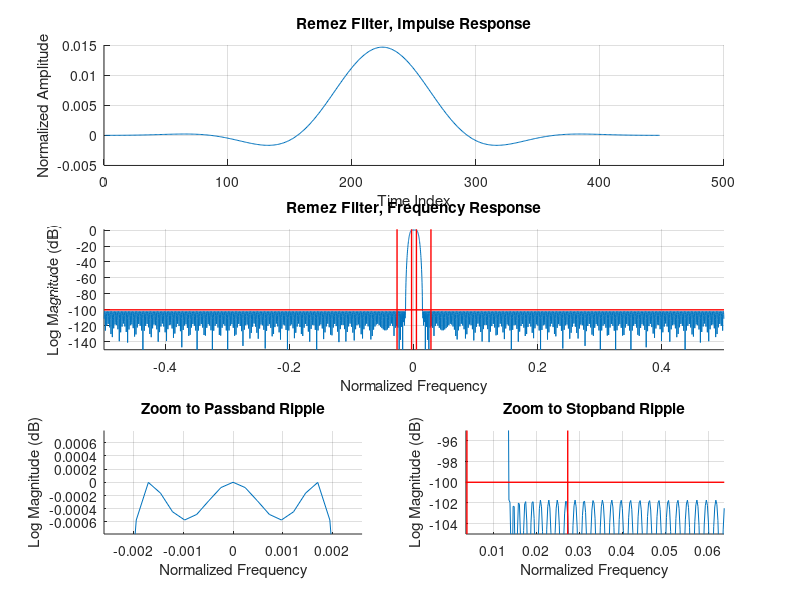
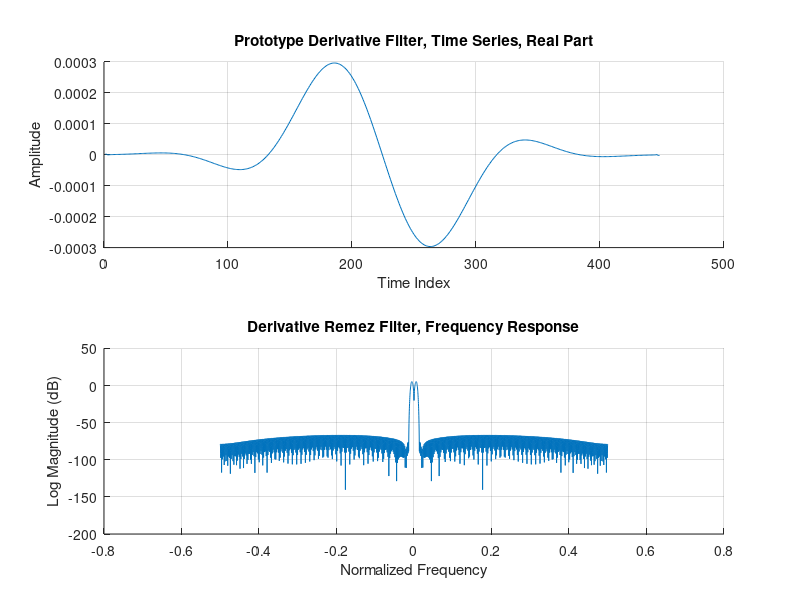
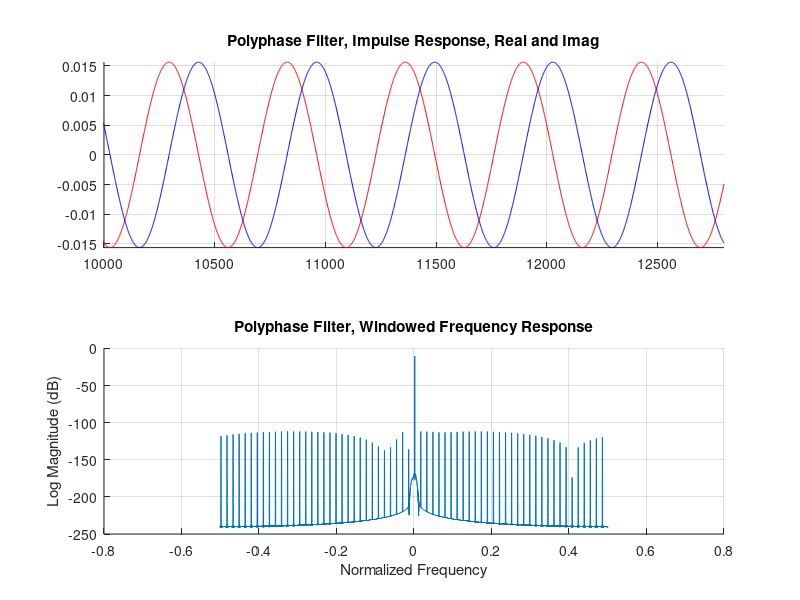

These figures' MATLAB source, in order:
% Joshua Emele <jemele@acm.org>
% WES265, Final, Problem 3

% clean up environment before starting
clear all;
close all;

% filter design parameters
% passband peak-to-peak ripple (dB)
rp = .1
% stopband attenuation (dB)
rs = 100
% convert from dB to volt
dev = [(10^(rp/20)-1)/(10^(rp/20)+1)  10^(-rs/20)];
% the transition and stop band, in kHz
f = [2.5 17.5]
a = [1 0]
% the sample rate, in kHz
fs = 1280
bins = 4096

% Estimate the filter order using firpmord and the Harris approximation.
% Use the the worst-case value and generate the filter.
% We ignore the (large) w value created, and use our own empirically derived
% value.
[n,fo,ao,w]=firpmord(f,a,dev,fs)
n = max(ceil((fs/(f(2)-f(1)))*(rs/22)),n)
h = firpm(447,fo,ao,[1 4]);
%h = h/max(h);

% 3a. Show the time series and spectrum of the prototype filter. Show the
% filter specifications on the spectrum.
figure(1);
subplot(3,2,1:2);
hold on;
plot(impz(h));
grid on;
title('Remez Filter, Impulse Response');
xlabel('Time Index');
ylabel('Normalized Amplitude');

frequency_response = 20*log10(abs(fftshift(fft(h/sum(h),bins))));
subplot(3,2,3:4);
hold on;
plot(-0.5:1/bins:0.5-1/bins, frequency_response);
grid on;
axis([-0.5 0.5 -150 1]);
title('Remez Filter, Frequency Response');
xlabel('Normalized Frequency');
ylabel('Log Magnitude (dB)');

% plot the filter specifications
line('XData',[-0.5 0.5],'YData',[-rs -rs], 'LineWidth', 1, 'Color','r')
line('XData',[-2*f(1)/fs -2*f(1)/fs],'YData',ylim, 'LineWidth', 1, 'Color','r')
line('XData',[+2*f(1)/fs +2*f(1)/fs],'YData',ylim, 'LineWidth', 1, 'Color','r')
line('XData',[-2*f(2)/fs -2*f(2)/fs],'YData',ylim, 'LineWidth', 1, 'Color','r')
line('XData',[+2*f(2)/fs +2*f(2)/fs],'YData',ylim, 'LineWidth', 1, 'Color','r')

subplot(3,2,5);
hold on;
plot((-0.5:1/bins:0.5-1/bins), frequency_response);
grid on;
axis([-2*fo(2)/3 2*fo(2)/3 -rp/128 rp/128]);
title('Zoom to Passband Ripple');
xlabel('Normalized Frequency');
ylabel('Log Magnitude (dB)');

% These aren't relevent, since there's almost no passband ripple.
line('XData',[-0.5 0.5],'YData',[+rp/2 +rp/2], 'LineWidth', 1, 'Color','r')
line('XData',[-0.5 0.5],'YData',[-rp/2 -rp/2], 'LineWidth', 1, 'Color','r')

subplot(3,2,6);
hold on;
plot((-0.5:1/bins:0.5-1/bins), frequency_response);
grid on;
axis([fo(3)/2-0.01 fo(3)/2+0.05 -rs-5 -rs+5]);
title('Zoom to Stopband Ripple');
xlabel('Normalized Frequency');
ylabel('Log Magnitude (dB)');
line('XData',[-0.5 0.5],'YData',[-rs -rs], 'LineWidth', 1, 'Color','r')
line('XData',[-2*f(1)/fs -2*f(1)/fs],'YData',ylim, 'LineWidth', 1, 'Color','r')
line('XData',[+2*f(1)/fs +2*f(1)/fs],'YData',ylim, 'LineWidth', 1, 'Color','r')
line('XData',[-2*f(2)/fs -2*f(2)/fs],'YData',ylim, 'LineWidth', 1, 'Color','r')
line('XData',[+2*f(2)/fs +2*f(2)/fs],'YData',ylim, 'LineWidth', 1, 'Color','r')

% 3b. Show the time series and spectrum pf the derivative filter dh(n) formed
% by convolution with [1 0 -1]/2 phase aligned with h(n) by discarding end
% points.
dh = conv([1 0 -1]/2,h);
dh = dh(2:end-1);

figure(2);
subplot(2,1,1);
hold on;
plot(dh);
grid on;
title('Prototype Derivative Filter, Time Series, Real Part');
xlabel('Time Index');
ylabel('Amplitude');

subplot(2,1,2);
hold on;
plot(-0.5:1/bins:0.5-1/bins,fftshift(20*log10(abs(fft(dh*64,bins)))));
grid on;
title('Derivative Remez Filter, Frequency Response');
xlabel('Normalized Frequency');
ylabel('Log Magnitude (dB)');

% 3c. Partition the time series into a pair of 64-path polyphase filters
% h2(m,n) and dh2(m,n). Write the Matlab script to program their use for a
% 1-to-64 up-sampling filter. Apply 200 samples of a complex sinewave of unit
% amplitude and of input frequency 2.4 KHz, sampled at 20 kHz. Plot the time
% response and the spectrum of the time response and note the frequency of the
% spectrum and the amplitude of any spectral artifacts.
extend = 64-mod(length(h),64);
x = exp(j*2*pi*(2.4/20)*(1:200));
h2 = reshape(h, 64, 7);
dh2 = reshape(dh, 64, 7);

index = 0;
reg = zeros(1:7);
x2 = zeros(1,length(x));
for n=1:length(x)
    reg = [x(n) reg(1:6)];
    for m=1:64
        x2(index+m) = reg*h2(m,:)';
    end
    index = index + 64;
end

figure(3);
subplot(2,1,1);
hold on;
plot(real(x2), 'r');
plot(imag(x2), 'b');
grid on;
axis([10000 inf -inf inf]);
title('Polyphase Filter, Impulse Response, Real and Imag');

w=kaiser(length(x2),20)';
w=20*w/sum(w);
subplot(2,1,2);
hold on;
plot(-0.5:1/(4*bins):0.5-1/(4*bins),20*log10(abs(fftshift(fft(x2.*w,4*bins)))))
grid on;
title('Polyphase Filter, Windowed Frequency Response');
xlabel('Normalized Frequency');
ylabel('Log Magnitude (dB)');

% 3d.
